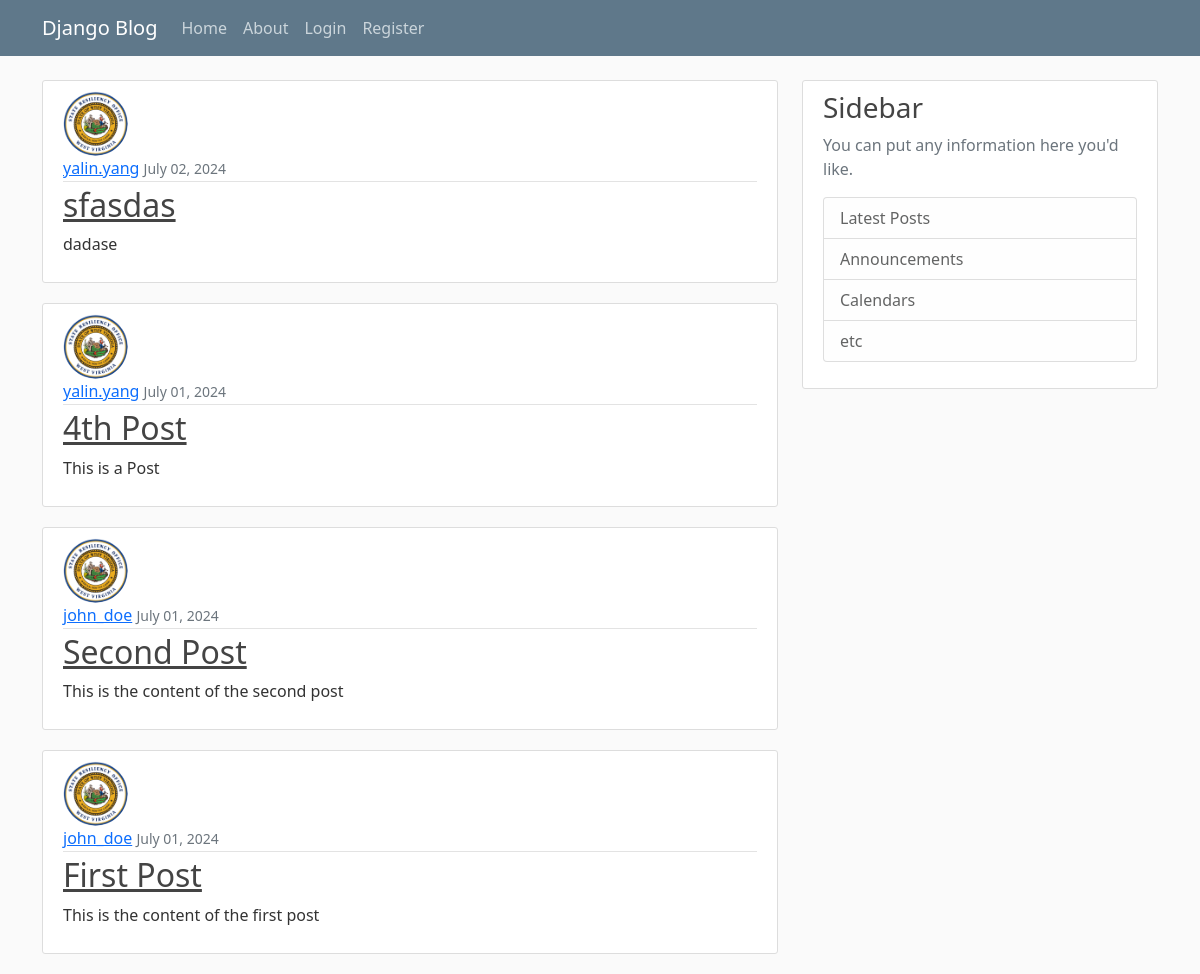
The page / on the database its author committed.
### blog/models.py (models this page shows, shortened)
class Post(models.Model):
    title = models.CharField(max_length=80)
    author = models.ForeignKey(User, on_delete= models.CASCADE)
    content = models.TextField()
    date_posted = models.DateTimeField(default=timezone.now)

### users/models.py (models this page shows, shortened)
class UserProfile(models.Model):
    user = models.OneToOneField(User, on_delete=models.CASCADE)
    bio = models.TextField(default="This user do not have a bio",blank=True)
    image = models.ImageField(default='default.png',upload_to='profile_pics')
    birth_date = models.DateField(null=True, blank=True)

### blog/views.py (the view)
# urls.py: path("",views.home, name = 'blog-home'),
def home(request):
    context = {
        'posts': Post.objects.all().order_by('-date_posted')
    }
    return render(request, 'blog/home.html', context)

### blog/templates/blog/home.html
{% extends 'blog/main.html' %}
{% block main-content%}
{% for post in posts %}
<article class="media content-section">
    <img class="rounded-circle article-img" src="{{ post.author.userprofile.image.url }}">
    <div class="media-body">
        <div class="article-metadata">
            <a class="mr-2" href="#">{{ post.author }}</a>
            <small class="text-muted">{{ post.date_posted|date:"F d, Y" }}</small>
        </div>
        <h2><a class="article-title" href="{% url 'post-detail' post.pk %}">{{ post.title }}</a></h2>
        <p class="article-content">{{ post.content }}</p>
    </div>
</article>
{% endfor %}
{% endblock main-content %}

### blog/templates/blog/main.html (shortened to what this page needs)
{% extends 'blog/base.html' %}
{% load static %}
{% block extra_styles %}
<link rel="stylesheet" type="text/css" href="{% static 'blog/main.css' %}">
{% endblock %}
{% block main %}
<main role="main" class="container">
    <div class="row">
        <div class="col-md-8">
            {% block main-content %}
            {% endblock %}
        </div>
        <div class="col-md-4">
            <div class="content-section">
                <h3>Sidebar</h3>
                <p class='text-muted'>You can put any information here you'd like.
                <ul class="list-group">
                    <li class="list-group-item list-group-item-light">Latest Posts</li>
                    <li class="list-group-item list-group-item-light">Announcements</li>
                    <li class="list-group-item list-group-item-light">Calendars</li>
                    <li class="list-group-item list-group-item-light">etc</li>
                </ul>
                </p>
            </div>
        </div>
    </div>
</main>
{% endblock %}

### blog/templates/blog/base.html (shortened to what this page needs)
<!DOCTYPE html>
<html lang="en">
<head>
    <link href="https://cdn.jsdelivr.net/npm/bootstrap@5.0.2/dist/css/bootstrap.min.css" rel="stylesheet"
 />
    {% block extra_styles %}
    {% endblock %}
</head>
<body>
    {% include 'blog/navigation.html' %}
    {% block main %}
    {% endblock %}
</body>
</html>

### blog/templates/blog/navigation.html (shortened to what this page needs)
<header class="site-header">
    <nav class="navbar navbar-expand-md navbar-dark bg-steel fixed-top">
        <div class="container">
            <a class="navbar-brand mr-4" href="{% url 'blog-home' %}">Django Blog</a>
            <div class="collapse navbar-collapse" id="navbarToggle">
                <div class="navbar-nav mr-auto">
                    <a class="nav-item nav-link" href="{% url 'blog-home' %}">Home</a>
                    <a class="nav-item nav-link" href="{% url 'blog-about' %}">About</a>
                </div>
                <div class="navbar-nav ml-auto">
                    {% if user.is_authenticated %}
                    <a class="nav-item nav-link" href="{% url 'post-create' %}">New Post</a>
                    <a class="nav-item nav-link" href="{% url 'profile' %}">Profile</a>
                    <a class="nav-item nav-link" href="{% url 'logout' %}">Logout</a>
                    {% else %}
                    <a class="nav-item nav-link" href="{% url 'login' %}">Login</a>
                    <a class="nav-item nav-link" href="{% url 'register' %}">Register</a>
                    {% endif %}
                </div>
            </div>
        </div>
    </nav>
</header>

### blog/static/blog/main.css (style rules this page uses)
body { background: #fafafa; color: #333333; margin-top: 5rem; }
h1, h2, h3, h4, h5, h6 { color: #444444; }
ul { margin: 0; }
.bg-steel { background-color: #5f788a; }
.site-header .navbar-nav .nav-link { color: #cbd5db; }
.content-section { background: #ffffff; padding: 10px 20px; border: 1px solid #dddddd; border-radius: 3px; margin-bottom: 20px; }
.article-title { color: #444444; }
.article-content { white-space: pre-line; }
.article-img { height: 65px; width: 65px; margin-right: 16px; }
.article-metadata { padding-bottom: 1px; margin-bottom: 4px; border-bottom: 1px solid #e3e3e3 }

### rows shown on the page
Post: author.userprofile.image (picture), author "yalin.yang", date_posted "July 02, 2024", title "sfasdas", content "dadase"
Post: author.userprofile.image (picture), author "yalin.yang", date_posted "July 01, 2024", title "4th Post", content "This is a Post"
Post: author.userprofile.image (placeholder picture), author "john_doe", date_posted "July 01, 2024", title "Second Post", content "This is the content of the second post"
Post: author.userprofile.image (placeholder picture), author "john_doe", date_posted "July 01, 2024", title "First Post", content "This is the content of the first post"
